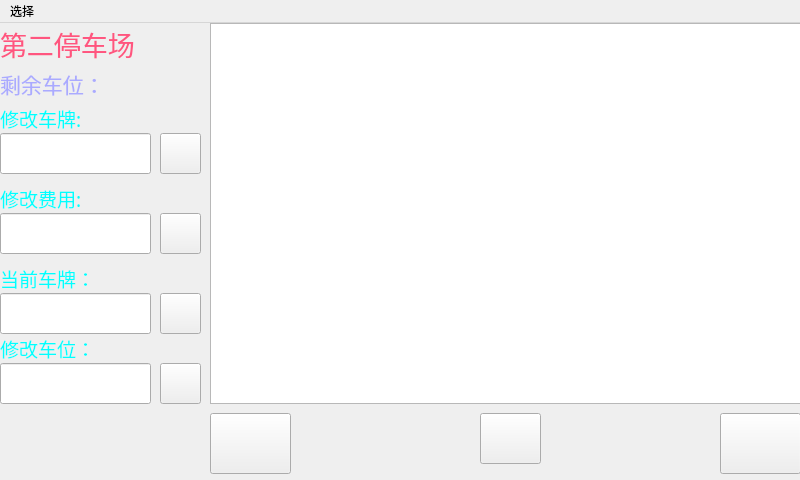
<?xml version="1.0" encoding="UTF-8"?>
<ui version="4.0">
 <class>AdminOne</class>
 <widget class="QMainWindow" name="AdminOne">
  <property name="geometry">
   <rect>
    <x>0</x>
    <y>0</y>
    <width>800</width>
    <height>480</height>
   </rect>
  </property>
  <property name="minimumSize">
   <size>
    <width>800</width>
    <height>480</height>
   </size>
  </property>
  <property name="maximumSize">
   <size>
    <width>800</width>
    <height>480</height>
   </size>
  </property>
  <property name="windowTitle">
   <string>MainWindow</string>
  </property>
  <widget class="QWidget" name="centralwidget">
   <widget class="QLabel" name="label_4">
    <property name="geometry">
     <rect>
      <x>0</x>
      <y>80</y>
      <width>111</width>
      <height>31</height>
     </rect>
    </property>
    <property name="font">
     <font>
      <family>楷体</family>
      <pointsize>14</pointsize>
     </font>
    </property>
    <property name="styleSheet">
     <string notr="true">color: rgb(0, 255, 255);</string>
    </property>
    <property name="text">
     <string>修改车牌:</string>
    </property>
   </widget>
   <widget class="QPushButton" name="leftBt">
    <property name="geometry">
     <rect>
      <x>210</x>
      <y>390</y>
      <width>81</width>
      <height>61</height>
     </rect>
    </property>
    <property name="styleSheet">
     <string notr="true">border-image: url(:/image/left.jpeg);</string>
    </property>
    <property name="text">
     <string/>
    </property>
   </widget>
   <widget class="QLabel" name="label">
    <property name="geometry">
     <rect>
      <x>0</x>
      <y>40</y>
      <width>121</width>
      <height>41</height>
     </rect>
    </property>
    <property name="font">
     <font>
      <family>楷体</family>
      <pointsize>16</pointsize>
     </font>
    </property>
    <property name="styleSheet">
     <string notr="true">color: rgb(170, 170, 255);</string>
    </property>
    <property name="text">
     <string>剩余车位：</string>
    </property>
   </widget>
   <widget class="QLabel" name="label_3">
    <property name="geometry">
     <rect>
      <x>0</x>
      <y>0</y>
      <width>181</width>
      <height>41</height>
     </rect>
    </property>
    <property name="font">
     <font>
      <family>楷体</family>
      <pointsize>20</pointsize>
     </font>
    </property>
    <property name="styleSheet">
     <string notr="true">color: rgb(255, 85, 127);</string>
    </property>
    <property name="text">
     <string>第二停车场</string>
    </property>
   </widget>
   <widget class="QLineEdit" name="lineEdit">
    <property name="geometry">
     <rect>
      <x>0</x>
      <y>110</y>
      <width>151</width>
      <height>41</height>
     </rect>
    </property>
    <property name="font">
     <font>
      <family>楷体</family>
      <pointsize>18</pointsize>
     </font>
    </property>
   </widget>
   <widget class="QPushButton" name="updataBt">
    <property name="geometry">
     <rect>
      <x>480</x>
      <y>390</y>
      <width>61</width>
      <height>51</height>
     </rect>
    </property>
    <property name="styleSheet">
     <string notr="true">border-image: url(:/image/return.png);</string>
    </property>
    <property name="text">
     <string/>
    </property>
   </widget>
   <widget class="QPushButton" name="rightBt">
    <property name="geometry">
     <rect>
      <x>720</x>
      <y>390</y>
      <width>81</width>
      <height>61</height>
     </rect>
    </property>
    <property name="styleSheet">
     <string notr="true">
border-image: url(:/image/right.jpeg);</string>
    </property>
    <property name="text">
     <string/>
    </property>
   </widget>
   <widget class="QLabel" name="carLa">
    <property name="geometry">
     <rect>
      <x>130</x>
      <y>50</y>
      <width>71</width>
      <height>31</height>
     </rect>
    </property>
    <property name="font">
     <font>
      <family>楷体</family>
      <pointsize>20</pointsize>
     </font>
    </property>
    <property name="styleSheet">
     <string notr="true">color: rgb(85, 170, 127);</string>
    </property>
    <property name="text">
     <string/>
    </property>
   </widget>
   <widget class="QTableWidget" name="tableWidget">
    <property name="geometry">
     <rect>
      <x>210</x>
      <y>0</y>
      <width>591</width>
      <height>381</height>
     </rect>
    </property>
   </widget>
   <widget class="QPushButton" name="carBt">
    <property name="geometry">
     <rect>
      <x>160</x>
      <y>110</y>
      <width>41</width>
      <height>41</height>
     </rect>
    </property>
    <property name="font">
     <font>
      <family>楷体</family>
      <pointsize>14</pointsize>
     </font>
    </property>
    <property name="styleSheet">
     <string notr="true">border-image: url(:/image/left.jpeg);</string>
    </property>
    <property name="text">
     <string/>
    </property>
   </widget>
   <widget class="QPushButton" name="monBt">
    <property name="geometry">
     <rect>
      <x>160</x>
      <y>190</y>
      <width>41</width>
      <height>41</height>
     </rect>
    </property>
    <property name="font">
     <font>
      <family>楷体</family>
      <pointsize>14</pointsize>
     </font>
    </property>
    <property name="styleSheet">
     <string notr="true">border-image: url(:/image/left.jpeg);</string>
    </property>
    <property name="text">
     <string/>
    </property>
   </widget>
   <widget class="QLabel" name="label_5">
    <property name="geometry">
     <rect>
      <x>0</x>
      <y>160</y>
      <width>111</width>
      <height>31</height>
     </rect>
    </property>
    <property name="font">
     <font>
      <family>楷体</family>
      <pointsize>14</pointsize>
     </font>
    </property>
    <property name="styleSheet">
     <string notr="true">color: rgb(0, 255, 255);</string>
    </property>
    <property name="text">
     <string>修改费用:</string>
    </property>
   </widget>
   <widget class="QLineEdit" name="monEd">
    <property name="geometry">
     <rect>
      <x>0</x>
      <y>190</y>
      <width>151</width>
      <height>41</height>
     </rect>
    </property>
    <property name="font">
     <font>
      <family>楷体</family>
      <pointsize>18</pointsize>
     </font>
    </property>
   </widget>
   <widget class="QLineEdit" name="begins">
    <property name="geometry">
     <rect>
      <x>0</x>
      <y>270</y>
      <width>151</width>
      <height>41</height>
     </rect>
    </property>
    <property name="font">
     <font>
      <family>楷体</family>
      <pointsize>18</pointsize>
     </font>
    </property>
   </widget>
   <widget class="QLabel" name="label_6">
    <property name="geometry">
     <rect>
      <x>0</x>
      <y>240</y>
      <width>111</width>
      <height>31</height>
     </rect>
    </property>
    <property name="font">
     <font>
      <family>楷体</family>
      <pointsize>14</pointsize>
     </font>
    </property>
    <property name="styleSheet">
     <string notr="true">color: rgb(0, 255, 255);</string>
    </property>
    <property name="text">
     <string>当前车牌：</string>
    </property>
   </widget>
   <widget class="QPushButton" name="deleteBt">
    <property name="geometry">
     <rect>
      <x>160</x>
      <y>270</y>
      <width>41</width>
      <height>41</height>
     </rect>
    </property>
    <property name="font">
     <font>
      <family>楷体</family>
      <pointsize>14</pointsize>
     </font>
    </property>
    <property name="styleSheet">
     <string notr="true">border-image: url(:/image/left.jpeg);</string>
    </property>
    <property name="text">
     <string/>
    </property>
   </widget>
   <widget class="QLineEdit" name="carEd">
    <property name="geometry">
     <rect>
      <x>0</x>
      <y>340</y>
      <width>151</width>
      <height>41</height>
     </rect>
    </property>
    <property name="font">
     <font>
      <family>楷体</family>
      <pointsize>18</pointsize>
     </font>
    </property>
   </widget>
   <widget class="QLabel" name="label_7">
    <property name="geometry">
     <rect>
      <x>0</x>
      <y>310</y>
      <width>111</width>
      <height>31</height>
     </rect>
    </property>
    <property name="font">
     <font>
      <family>楷体</family>
      <pointsize>14</pointsize>
     </font>
    </property>
    <property name="styleSheet">
     <string notr="true">color: rgb(0, 255, 255);</string>
    </property>
    <property name="text">
     <string>修改车位：</string>
    </property>
   </widget>
   <widget class="QPushButton" name="chaCar">
    <property name="geometry">
     <rect>
      <x>160</x>
      <y>340</y>
      <width>41</width>
      <height>41</height>
     </rect>
    </property>
    <property name="font">
     <font>
      <family>楷体</family>
      <pointsize>14</pointsize>
     </font>
    </property>
    <property name="styleSheet">
     <string notr="true">border-image: url(:/image/left.jpeg);</string>
    </property>
    <property name="text">
     <string/>
    </property>
   </widget>
  </widget>
  <widget class="QMenuBar" name="menubar">
   <property name="geometry">
    <rect>
     <x>0</x>
     <y>0</y>
     <width>800</width>
     <height>26</height>
    </rect>
   </property>
   <widget class="QMenu" name="menu">
    <property name="title">
     <string>选择</string>
    </property>
   </widget>
   <addaction name="menu"/>
  </widget>
 </widget>
 <resources/>
 <connections/>
</ui>
